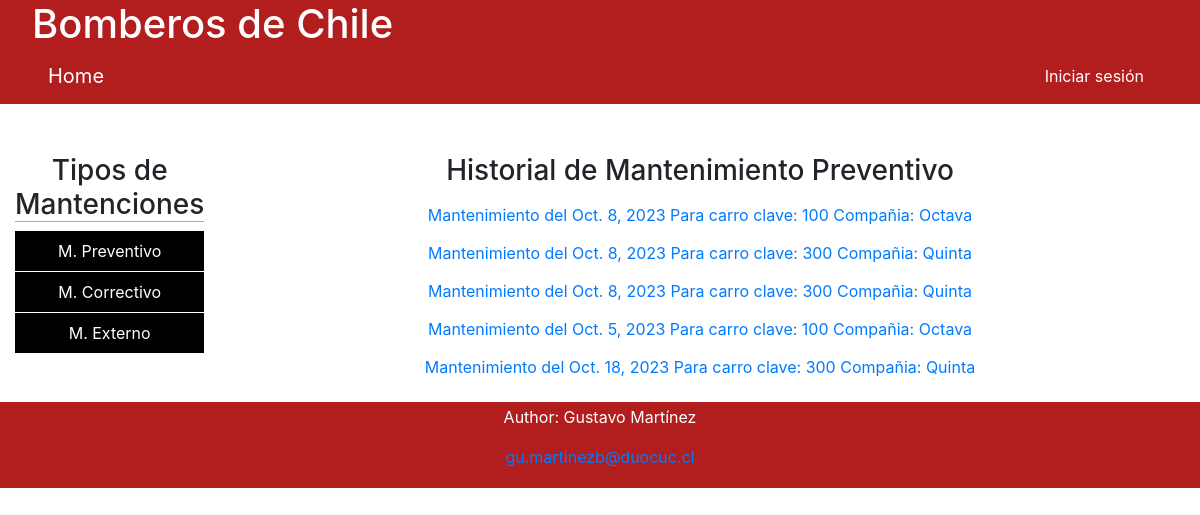
Page /historial_mantenciones/ on the committed database.
### app_bomberos/models.py (models this page shows, shortened)
class MantencionVehiculo(models.Model):
    ESTADO_CHOICES = [
        ('Bueno', 'Bueno'),
        ('Malo', 'Malo'),
        ('N/A', 'N/A'),
    ]
    TIPO_MANTENCION_CHOICES = [
        ('Preventiva', 'Preventiva'),
        ('Correctiva', 'Correctiva'),
        ('Externa', 'Externa'),
    ]
    id_autobombero = models.ForeignKey('AutoBombero', on_delete=models.CASCADE)
    fecha_preventiva_ingreso = models.DateField(default=timezone.now)
    fecha_preventiva_entrega = models.DateField(default=timezone.now)
    fecha_correctiva = models.DateField(default=timezone.now)
    fecha_externa = models.DateField(default=timezone.now)
    hora_motor_preventiva = models.TimeField(default='00:00:00')
    hora_bomba_preventiva = models.TimeField(default='00:00:00')
    hora_motor_correctiva = models.TimeField(default='00:00:00')
    hora_bomba_correctiva = models.TimeField(default='00:00:00')
    kilometraje = models.IntegerField(default=0)
    estado_combustible = models.CharField(max_length=20, choices=ESTADO_CHOICES, default='N/A')
    estado_motor_funcionamiento = models.CharField(max_length=20, choices=ESTADO_CHOICES, default='N/A')
    estado_filtro_aire = models.CharField(max_length=20, choices=ESTADO_CHOICES, default='N/A')
    estado_nivel_aceite_motor = models.CharField(max_length=20, choices=ESTADO_CHOICES, default='N/A')
    estado_tablero_instrumentos = models.CharField(max_length=20, choices=ESTADO_CHOICES, default='N/A')
    estado_nivel_refrigerante = models.CharField(max_length=20, choices=ESTADO_CHOICES, default='N/A')
    estado_nivel_aceite_transmision = models.CharField(max_length=20, choices=ESTADO_CHOICES, default='N/A')
    estado_fugas_aceite_aire = models.CharField(max_length=20, choices=ESTADO_CHOICES, default='N/A')
    estado_frenos_servicio_funcionamiento = models.CharField(max_length=20, choices=ESTADO_CHOICES, default='N/A')
    estado_fugas_aire = models.CharField(max_length=20, choices=ESTADO_CHOICES, default='N/A')
    estado_frenos_estacionamiento = models.CharField(max_length=20, choices=ESTADO_CHOICES, default='N/A')
    estado_nivel_liquido_hidraulico = models.CharField(max_length=20, choices=ESTADO_CHOICES, default='N/A')
    estado_liquido_juego_direccion = models.CharField(max_length=20, choices=ESTADO_CHOICES, default='N/A')
    estado_liquido_fugas = models.CharField(max_length=20, choices=ESTADO_CHOICES, default='N/A')
    estado_parabrisas_ventanas = models.CharField(max_length=20, choices=ESTADO_CHOICES, default='N/A')
    estado_carroceria = models.CharField(max_length=20, choices=ESTADO_CHOICES, default='N/A')
    estado_luces_altas_bajas = models.CharField(max_length=20, choices=ESTADO_CHOICES, default='N/A')
    estado_luces_estacionamiento_viraje = models.CharField(max_length=20, choices=ESTADO_CHOICES, default='N/A')
    estado_luces_traseras_frenos = models.CharField(max_length=20, choices=ESTADO_CHOICES, default='N/A')
    estado_luces_reserva_alarma_retroceso = models.CharField(max_length=20, choices=ESTADO_CHOICES, default='N/A')
    estado_bornes_terminales_bateria = models.CharField(max_length=20, choices=ESTADO_CHOICES, default='N/A')
    estado_presion_desgaste_neumaticos = models.CharField(max_length=20, choices=ESTADO_CHOICES, default='N/A')
    estado_llantas = models.CharField(max_length=20, choices=ESTADO_CHOICES, default='N/A')
    estado_sistemas_sonoros_emergencia = models.CharField(max_length=20, choices=ESTADO_CHOICES, default='N/A')
    estado_luces_emergencia = models.CharField(max_length=20, choices=ESTADO_CHOICES, default='N/A')
    estado_luces_tablero_bomba = models.CharField(max_length=20, choices=ESTADO_CHOICES, default='N/A')
    estado_pto_enganche_bomba = models.CharField(max_length=20, choices=ESTADO_CHOICES, default='N/A')
    estado_lecturas_manometros_manovacuometros = models.CharField(max_length=20, choices=ESTADO_CHOICES, default='N/A')
    estado_fugas_general_funcionamiento_bomba = models.CharField(max_length=20, choices=ESTADO_CHOICES, default='N/A')
    observaciones_preventiva = models.TextField(default="Sin observaciones")
    observaciones_correctiva = models.TextField(default="Sin observaciones")
    observaciones_externa = models.TextField(default="Sin observaciones")
    tipo_mantencion = models.CharField(max_length=20, choices=TIPO_MANTENCION_CHOICES, default='Correctiva')

class AutoBombero(models.Model):
    clave = models.CharField(max_length=20,default="Desconocido")
    patente = models.CharField(max_length=20,default="Desconocido")
    tipo_vehiculo = models.CharField(max_length=50, default="Desconocido")
    marca = models.CharField(max_length=50, default="Desconocido")
    modelo = models.CharField(max_length=50)
    año = models.IntegerField(validators=[MinValueValidator(1900)], default=1900)
    nro_motor = models.CharField(max_length=100, default="Sin especificar")
    nro_chasis = models.CharField(max_length=150, default="Sin especificar")
    compañia = models.ForeignKey(Compañia, on_delete=models.SET_NULL, null=True)
    imagen = models.ImageField(upload_to="imgprod", null=True)

class Compañia(models.Model):
    nombre_compañia = models.CharField(max_length=100)
    direccion = models.CharField(max_length=200)
    def __str__(self):
        return self.nombre_compañia

### app_bomberos/views.py (the view)
# urls.py: path('historial_mantenciones/',views.historial_mantenciones,name="historial_mantenciones"),
def historial_mantenciones(request):
    obtener = MantencionVehiculo.objects.filter(tipo_mantencion='Preventiva')
    user_role = request.session.get('user_role', None)
    contexto = {
        'obtener': obtener,
        'user_role': user_role,
    }
    return render(request, 'app_bomberos/historial_mantenciones.html', contexto)

### app_bomberos/templates/app_bomberos/historial_mantenciones.html (shortened to what this page needs)
{% extends "app_bomberos/base.html" %}
{% block content %}
    <div class="container-fluid">
        <div class="row">
            <div id="panel-cliente" class="col-sm-2">
                <ul class="nav flex-column">
                    <li>
                        <h3 style="border-bottom: 1px solid #acacac;">Tipos de Mantenciones</h3>
                    </li>
                    <li class="nav-item">
                        <a class="nav-link" href="{% url "historial_mantenciones" %}">M. Preventivo</a>
                    </li>
                    <li class="nav-item">
                        <a class="nav-link" href="{% url "historial_correctiva" %}">M. Correctivo</a>
                    </li>
                    <li class="nav-item">
                        <a class="nav-link" href="{% url "historial_externo" %}">M. Externo</a>
                    </li>
                </ul>
            </div>
    <div class="col-md-10">
        <h3>Historial de Mantenimiento Preventivo</h3>
    <ul>
        {% for mantenimiento in obtener %}
        <li>
            <button type="button" class="btn btn-link " data-toggle="collapse" data-target="#detalleMantencion{{ mantenimiento.id }}">
                Mantenimiento del {{ mantenimiento.fecha_preventiva_ingreso }} Para carro clave: {{ mantenimiento.id_autobombero.clave }} Compañia: {{mantenimiento.id_autobombero.compañia}}
            </button>
        </li>
        {% empty %}
        <li>No hay registros de mantenimiento para este vehículo.</li>
        {% endfor %}
    </ul>
</div>
</div>
</div>
{% endblock %}

### app_bomberos/static/app_bomberos/css/estilo.css (style rules this page uses)
ul { list-style: none; padding-left: 0; }
#panel-cliente ul li a { color: white; margin-top: 1px; background-color:#000000; }

### rows in the picture
MantencionVehiculo: fecha_preventiva_ingreso "Oct. 8, 2023", id_autobombero.clave "100", id_autobombero.compañia "Octava"
MantencionVehiculo: fecha_preventiva_ingreso "Oct. 8, 2023", id_autobombero.clave "300", id_autobombero.compañia "Quinta"
MantencionVehiculo: fecha_preventiva_ingreso "Oct. 8, 2023", id_autobombero.clave "300", id_autobombero.compañia "Quinta"
MantencionVehiculo: fecha_preventiva_ingreso "Oct. 5, 2023", id_autobombero.clave "100", id_autobombero.compañia "Octava"
MantencionVehiculo: fecha_preventiva_ingreso "Oct. 18, 2023", id_autobombero.clave "300", id_autobombero.compañia "Quinta"
